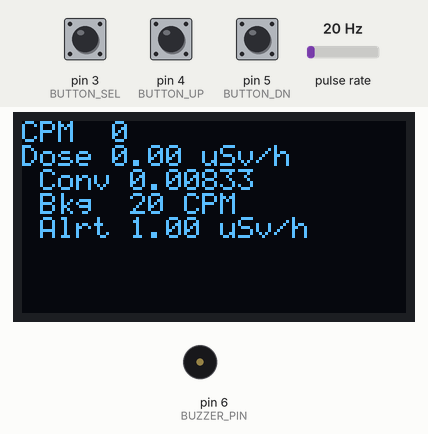
Recording of a sketch running on a simulated Arduino Uno, built with avr-gcc and run on an emulated ATmega328P. On the bench: 128×64 one-colour display, buzzer (waves = sounding). Wiring (inferred from the names in the program): pulse sensor: data pin 2. The inputs (shaded band) are chosen by the test bench; at power-on: pin 3 (BUTTON_SEL) HIGH, pin 4 (BUTTON_UP) HIGH, pin 5 (BUTTON_DN) HIGH, pulse rate 20 Hz.

Above: at 3.2 s.
3.3 s: pin 3 (BUTTON_SEL) pulled LOW for 1 s
At 5.6 s:
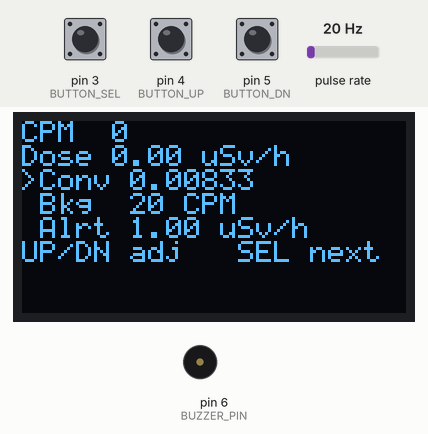
At 12.3 s:
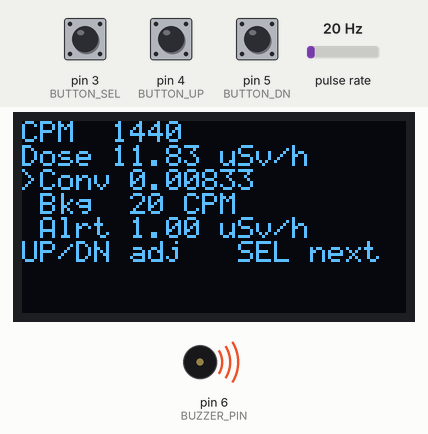
Timing chart, 0 to 13.5 s (numbered marks = the images above; inputs shaded):
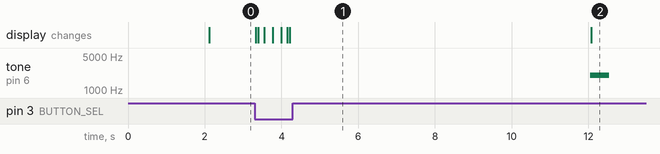

The sketch:

geiger_counter_improved_d7d8.ino
```cpp
/*
 * ไกเกอร์เคาน์เตอร์ LND712 — เวอร์ชันปรับปรุง สำหรับวงจรที่บัดกรีไปแล้ว
 *
 * *** ใช้ตัวนี้ถ้าบัดกรี HC-05 ไว้ที่ D7/D8 แล้ว ***
 * ไม่ต้องแก้สายสักเส้น จอกับบลูทูธทำงานพร้อมกันได้
 *
 * ไฟล์พี่น้องในโปรเจกต์:
 *   geiger_counter_manual/         ต้นฉบับถอดจากคู่มืออาจารย์ (ปิดบลูทูธไว้)
 *   geiger_counter_improved/       เวอร์ชันย้าย HC-05 ไป D0/D1 (ต้องแก้สาย)
 *   geiger_counter_improved_d7d8/  <-- ไฟล์นี้ คาสาย D7/D8 เดิม
 *
 * =============================================================
 * ทำไมต้องมีไฟล์นี้
 * =============================================================
 *
 * ปัญหาเดิม: เปิดบลูทูธแล้วจอดำสนิท คอมไพล์ผ่านแต่รันไม่ขึ้น
 *
 *   Adafruit_SSD1306::begin() ขอ framebuffer 1024 ไบต์ด้วย malloc ตอนรัน
 *   avr-libc กันพื้นที่ให้ stack อีก 128 ไบต์ (__malloc_margin)
 *   => ต้องมีแรมว่าง >= 1152 ไบต์ ตอนเรียก begin() ไม่งั้นค้าง for(;;)
 *
 *   ของเดิมเปิดบลูทูธแล้วเหลือ 1208 ไบต์ เกินมาแค่ 56 ไบต์ ไม่พอ
 *
 * ทางแก้มีสองทาง แล้วแต่ว่าแก้สายได้หรือไม่:
 *
 *   ทาง 1  ย้าย HC-05 ไป UART ฮาร์ดแวร์ D0/D1  -> คืนแรม 117 ไบต์
 *          ดูไฟล์ geiger_counter_improved/  ** ต้องแก้สาย **
 *
 *   ทาง 2  เปลี่ยนไลบรารีจอ ทุบ framebuffer 1024 ไบต์ทิ้ง  <-- ไฟล์นี้เลือกทางนี้
 *          ** ไม่ต้องแก้สาย ** SoftwareSerial อยู่ที่ D7/D8 ต่อไปได้
 *
 * framebuffer ใหญ่กว่า SoftwareSerial เกือบ 9 เท่า ทุบก้อนนี้จึงคุ้มกว่ามาก
 *
 * SSD1306Ascii เขียนตัวอักษรลงจอตรง ๆ ผ่าน I2C ทีละตัว **ไม่จองบัฟเฟอร์เลย**
 * แปลว่าไม่มี malloc ตอนรัน ปัญหา "จอไม่ขึ้นเพราะแรมไม่พอ" หายไปทั้งคลาส
 * ไม่ใช่แค่รอดหวุดหวิด แต่คือไม่มีทางเกิดได้อีก
 *
 * =============================================================
 * ผลลัพธ์ด้านแรม (วัดด้วย arduino-cli บอร์ด arduino:avr:uno)
 * =============================================================
 *
 *   ไลบรารีจอ            RAM เหลือ   flash   จอง framebuffer
 *   Adafruit_SSD1306       1208       66%     1024 ไบต์  <-- ตัวปัญหา
 *   U8g2 page buffer       1251       52%     ไม่จอง
 *   SSD1306Ascii           1572       42%     ไม่จอง     <-- ไฟล์นี้
 *
 *   ได้แรมคืน 364 ไบต์ และ flash ลดจาก 66% เหลือ 42%
 *
 * =============================================================
 * ต้องติดตั้งไลบรารีเพิ่ม 1 ตัวก่อนคอมไพล์
 * =============================================================
 *
 *   Arduino IDE -> Tools -> Manage Libraries -> ค้นหา "SSD1306Ascii"
 *   ของ Bill Greiman  (ทดสอบด้วยเวอร์ชัน 1.3.5)
 *
 *   ไลบรารี Adafruit_SSD1306 กับ Adafruit_GFX ไฟล์นี้ไม่ใช้แล้ว
 *   แต่ไม่ต้องถอนออก ไฟล์อื่นในโปรเจกต์ยังใช้อยู่
 *
 * =============================================================
 * การต่อสาย -- เหมือนเดิมทุกเส้น ไม่ต้องแก้อะไร
 * =============================================================
 *
 *   จอ OLED I2C  ->  A4 (SDA), A5 (SCL)
 *   พัลส์จากบอร์ด HV (CN1)  ->  D2
 *   ปุ่ม Select / Up / Down  ->  D3 / D4 / D5
 *   buzzer  ->  D6
 *   HC-05 TX -> D7 , HC-05 RX <- D8      ** คาเดิม ไม่ต้องย้าย **
 *
 * บอร์ด: Arduino Pro Mini 5V 16MHz หรือ Uno (ATmega328P เหมือนกัน ขาเหมือนกัน)
 *
 * =============================================================
 * ข้อจำกัดที่ยังเหลืออยู่ กับไฟล์นี้
 * =============================================================
 *
 * SoftwareSerial ปิด interrupt ขณะส่งข้อมูล พัลส์ที่เข้ามาช่วงนั้นจะไม่ถูกนับ
 * ส่งครั้งละราว 24 ไบต์ ที่ 9600 baud = ปิด interrupt ราว 25 ms
 * รอบส่งคือทุก 10 วินาที (SAMPLE_TIME) => พัลส์หายราว 0.25%
 *
 * ต่ำกว่าความคลาดเคลื่อนทางสถิติของการนับรังสีเองมาก ใช้งานจริงไม่ต้องกังวล
 * (ถ้าวันไหนลดรอบส่งเหลือทุก 1 วินาที ตัวเลขนี้จะขึ้นเป็นราว 2.5%
 *  ตอนนั้นค่อยพิจารณาย้ายไป UART ฮาร์ดแวร์ตามไฟล์ geiger_counter_improved/)
 */

#include <Wire.h>
#include <SSD1306Ascii.h>
#include <SSD1306AsciiWire.h>
#include <SoftwareSerial.h>

// =============================================================
// สวิตช์ตั้งค่า
// =============================================================

// 1 = พิมพ์ข้อความดีบัก (แรมว่าง ฯลฯ) ออกทาง USB
// 0 = ปิด ประหยัดแรมอีก 157 ไบต์  <-- ค่าปกติ
//
// บลูทูธอยู่บน SoftwareSerial แยกต่างหาก เปิดดีบักไม่กวนสตรีมบลูทูธ
#define DEBUG_SERIAL 0

// ขอบพัลส์ที่จะนับ -- คู่มือใช้ RISING
// ถ้าวัดขา CN1 แล้วพบว่าปกตินิ่งที่ 5V ต้องเปลี่ยนเป็น FALLING
#define PULSE_EDGE RISING

// ---------- ตั้งค่าหน้าจอ OLED ----------
#define OLED_ADDR 0x3C   // I2C address ของจอ SSD1306
SSD1306AsciiWire oled;

// ---------- กำหนดขาต่ออุปกรณ์ ----------
#define GEIGER_PIN 2    // ขาสัญญาณ Pulse จากโมดูล HV (interrupt 0)
#define BUTTON_SEL 3    // ปุ่ม Select (Enter / OK)
#define BUTTON_UP  4    // ปุ่ม เพิ่มค่า
#define BUTTON_DN  5    // ปุ่ม ลดค่า
#define BUZZER_PIN 6    // ขาควบคุมเสียงเตือน
#define BT_RX 7         // ขา RX ของ Arduino (ต่อกับ TX ของ HC-05)
#define BT_TX 8         // ขา TX ของ Arduino (ต่อกับ RX ของ HC-05)

SoftwareSerial bluetooth(BT_RX, BT_TX);   // RX, TX

// ---------- ค่าคงที่หลัก ----------
const unsigned long SAMPLE_TIME = 10000;              // เก็บตัวอย่างทุก 10 วินาที (ms)
const float MULTIPLIER = 60000.0 / SAMPLE_TIME;       // เปลี่ยน CPS เป็น CPM
const float DEFAULT_CONV_FACTOR = 0.00833;            // Conversion factor สำหรับ LND712
const float DEFAULT_BACKGROUND = 20.0;                // ค่ารังสีพื้นหลังเริ่มต้น (CPM)
const float DEFAULT_ALERT_THRESHOLD = 1.0;            // ค่าเตือนเริ่มต้น (uSv/h)

// ---------- ตัวแปรส่วนกลาง ----------
volatile unsigned long pulseCount = 0;   // จำนวนพัลส์ที่ตรวจจับได้
unsigned long lastSampleTime = 0;
float cpm = 0.0;
float doseRate = 0.0;

// ตัวแปรสำหรับการตั้งค่า
float convFactor = DEFAULT_CONV_FACTOR;
float background = DEFAULT_BACKGROUND;
float alertThreshold = DEFAULT_ALERT_THRESHOLD;

// สถานะเมนู
int menuMode = 0;   // 0 = หน้าหลัก, 1 = แก้ไข Conversion Factor,
                    // 2 = แก้ไข Background, 3 = แก้ไข Alert Threshold
int lastMenuMode = -1;   // ใช้ตรวจว่าเมนูเปลี่ยน เพื่อวาดใหม่ทันทีไม่ต้องรอครบรอบ

// แยกตัวจับเวลา debounce ให้แต่ละปุ่ม ของเดิมใช้ตัวเดียวร่วมกันทั้งสามปุ่ม
// ทำให้กด Select แล้วรีบกด Up ไม่ติด ต้องรอ 200 ms
// เรียงตามปุ่ม: [0] = SEL, [1] = UP, [2] = DN
unsigned long lastButtonTime[3] = {0, 0, 0};
const unsigned long debounceDelay = 200;   // กันการกระเด้งของปุ่ม (ms)

// ตัวแปรสำหรับการเตือน
bool alertActive = false;
const unsigned long alertDuration = 500;   // เสียงดัง 0.5 วินาที

#if DEBUG_SERIAL
// -------------------------------------------------------------
// คืนค่าจำนวนไบต์ว่างระหว่าง heap กับ stack ณ ขณะนั้น
// ไฟล์นี้ไม่มี malloc แล้ว ตัวเลขจึงควรนิ่งตลอด ไม่ลดลงเรื่อย ๆ
// -------------------------------------------------------------
int freeRam() {
  extern int __heap_start, *__brkval;
  int v;
  return (int) &v - (__brkval == 0 ? (int) &__heap_start : (int) __brkval);
}
#endif

// -------------------------------------------------------------
// ฟังก์ชัน Interrupt: ทำงานทุกครั้งที่เกิดพัลส์จากหลอดไกเกอร์
// -------------------------------------------------------------
void countPulse() {
  pulseCount++;
}

// -------------------------------------------------------------
// อ่านสถานะปุ่ม (พร้อม debounce แยกรายปุ่ม)
// slot = ช่องเก็บเวลาของปุ่มนั้น 0..2
// -------------------------------------------------------------
int readButton(int pin, int slot) {
  if (digitalRead(pin) == LOW) {   // ปุ่มต่อแบบ Active Low (กด = LOW)
    if ((millis() - lastButtonTime[slot]) > debounceDelay) {
      lastButtonTime[slot] = millis();
      return 1;
    }
  }
  return 0;
}

// -------------------------------------------------------------
// ส่งเสียงเตือนเมื่อรังสีเกินค่า Alert Threshold
// -------------------------------------------------------------
void triggerAlert() {
  if (!alertActive) {
    alertActive = true;
    tone(BUZZER_PIN, 2000, alertDuration);   // เสียง 2000Hz นาน 0.5 วินาที
  }
}

// -------------------------------------------------------------
// อัปเดตหน้าจอ OLED แสดงค่า CPM, uSv/h และสถานะ
//
// SSD1306Ascii ไม่มีบัฟเฟอร์ จึงเขียนทับทีละบรรทัดแล้วลบส่วนที่เหลือ
// ด้วย clearToEOL() แทนการ clear() ทั้งจอ ไม่งั้นจอจะกะพริบทุกครั้งที่อัปเดต
// -------------------------------------------------------------
void updateDisplay() {
  // จอ 128x64 กับฟอนต์ System5x7 ได้ 8 แถว ของเดิมใช้แถว 0,1,2,4,6
  // เว้นแถว 3 กับ 5 ทิ้งเป็นช่องว่างกลางจอ แล้วยังเหลือแถว 7 ไม่ได้ใช้
  // เรียงใหม่ให้ติดกันตั้งแต่แถว 0 จะได้ที่ว่างพอใส่ค่า Background
  // ซึ่งเดิมปรับได้ในเมนูแต่ไม่เคยโผล่บนจอ กดปรับแล้วไม่เห็นอะไรขยับ
  //
  // เครื่องหมาย '>' หน้าบรรทัดชี้ว่ากำลังแก้ค่าไหนอยู่ ทำให้ไม่ต้องมี
  // บรรทัดบอกชื่อเมนูแยกอีกบรรทัด ประหยัดพื้นที่และอ่านง่ายกว่า

  oled.setCursor(0, 0);
  oled.print(F("CPM  "));
  oled.print(cpm, 0);
  oled.clearToEOL();

  oled.setCursor(0, 1);
  oled.print(F("Dose "));
  oled.print(doseRate, 2);
  oled.print(F(" uSv/h"));
  oled.clearToEOL();

  // สามบรรทัดนี้คือค่าที่ปรับได้ เรียงตามลำดับเมนู 1-2-3
  printSetting(2, 1, F("Conv "), convFactor, 5, NULL);
  printSetting(3, 2, F("Bkg  "), background, 0, F(" CPM"));
  printSetting(4, 3, F("Alrt "), alertThreshold, 2, F(" uSv/h"));

  oled.setCursor(0, 5);
  if (menuMode != 0) {
    oled.print(F("UP/DN adj   SEL next"));
  }
  oled.clearToEOL();
}

// วาดหนึ่งบรรทัดของค่าที่ปรับได้ พร้อมเครื่องหมายชี้ว่ากำลังแก้ค่านี้อยู่
// รวมไว้ที่เดียวกันเพื่อให้ทั้งสามบรรทัดเรียงคอลัมน์ตรงกันเสมอ
void printSetting(uint8_t row, int ownerMode, const __FlashStringHelper *label,
                  float value, uint8_t decimals, const __FlashStringHelper *unit) {
  oled.setCursor(0, row);
  oled.print(menuMode == ownerMode ? '>' : ' ');
  oled.print(label);
  oled.print(value, decimals);
  if (unit) oled.print(unit);
  oled.clearToEOL();
}

// -------------------------------------------------------------
// ส่งข้อมูลทางบลูทูธไปยังสมาร์ทโฟน
// รูปแบบ: cpm=123;uSv/h=1.03
//
// ใช้ dtostrf แปลง float เป็นข้อความก่อน
// เพราะ %f ของ snprintf ใช้ไม่ได้บน Arduino AVR (ได้ ? แทนตัวเลข)
// ของเดิมในคู่มือใช้ %f จึงส่งออกมาเป็น cpm=?;uSv/h=? มาตลอด
// -------------------------------------------------------------
void sendBluetoothData() {
  char bufCpm[12];
  char bufDose[12];
  dtostrf(cpm, 0, 0, bufCpm);        // ทศนิยม 0 ตำแหน่ง
  dtostrf(doseRate, 0, 2, bufDose);  // ทศนิยม 2 ตำแหน่ง

  // ข้อความยาวสุดราว 24 ตัวอักษร buffer 32 พอเหลือเฟือ
  char buffer[32];
  snprintf(buffer, sizeof(buffer), "cpm=%s;uSv/h=%s\n", bufCpm, bufDose);
  bluetooth.print(buffer);
}

// -------------------------------------------------------------
// จัดการเมนูการตั้งค่าผ่านปุ่มกด
// -------------------------------------------------------------
void handleMenu() {
  if (readButton(BUTTON_SEL, 0)) {
    // กดปุ่ม Select: เปลี่ยนโหมดเมนู (วนกลับ)
    menuMode = (menuMode + 1) % 4;
  }

  // ถ้าอยู่ในโหมดเมนู (menuMode != 0) ให้ปรับค่าด้วยปุ่ม Up/Down
  if (menuMode == 1) {
    if (readButton(BUTTON_UP, 1)) convFactor += 0.0001;
    if (readButton(BUTTON_DN, 2) && convFactor > 0) convFactor -= 0.0001;
  }
  else if (menuMode == 2) {
    if (readButton(BUTTON_UP, 1)) background += 1.0;
    if (readButton(BUTTON_DN, 2) && background > 0) background -= 1.0;
  }
  else if (menuMode == 3) {
    if (readButton(BUTTON_UP, 1)) alertThreshold += 0.1;
    if (readButton(BUTTON_DN, 2) && alertThreshold > 0) alertThreshold -= 0.1;
  }
}

// -------------------------------------------------------------
// setup() ทำงานครั้งแรกเมื่อเริ่มต้น
// -------------------------------------------------------------
void setup() {
  bluetooth.begin(9600);    // HC-05 ค่าเริ่มต้นจากโรงงานคือ 9600 baud

#if DEBUG_SERIAL
  Serial.begin(9600);
  Serial.print(F("Free RAM at boot: "));
  Serial.println(freeRam());
#endif

  // เริ่มต้นจอ OLED
  // ไม่มีการ malloc จึงไม่มีค่าที่ต้องเช็คว่าล้มเหลว ต่างจาก Adafruit_SSD1306
  Wire.begin();
  Wire.setClock(400000L);              // I2C ความเร็วสูง ทำให้วาดจอไหลลื่นขึ้น
  oled.begin(&Adafruit128x64, OLED_ADDR);
  oled.setFont(System5x7);
  oled.clear();

  // ตั้งค่าขา
  pinMode(GEIGER_PIN, INPUT);
  pinMode(BUTTON_SEL, INPUT_PULLUP);
  pinMode(BUTTON_UP, INPUT_PULLUP);
  pinMode(BUTTON_DN, INPUT_PULLUP);
  pinMode(BUZZER_PIN, OUTPUT);

  // เปิดใช้งาน Interrupt สำหรับขา D2 (ขา 2 = interrupt 0)
  attachInterrupt(digitalPinToInterrupt(GEIGER_PIN), countPulse, PULSE_EDGE);

  // แสดงข้อความเริ่มต้น
  oled.setCursor(0, 0);
  oled.println(F("Geiger Counter"));
  oled.println(F("LND712 Ready"));
  delay(2000);
  oled.clear();

  lastSampleTime = millis();
}

// -------------------------------------------------------------
// loop() ทำงานวนซ้ำตลอดเวลา
// -------------------------------------------------------------
void loop() {
  // จัดการเมนูและปุ่มกด
  handleMenu();

  // ถ้าเพิ่งกดเปลี่ยนเมนู ให้วาดจอใหม่ทันที ไม่ต้องรอครบ 10 วินาที
  // ของเดิมกดปุ่มแล้วจอนิ่ง เหมือนปุ่มเสีย ทั้งที่ค่าเปลี่ยนไปแล้ว
  if (menuMode != lastMenuMode) {
    lastMenuMode = menuMode;
    updateDisplay();
  }

  // ทุก ๆ SAMPLE_TIME (10 วินาที) ให้คำนวณ CPM, Dose Rate และแสดงผล
  if (millis() - lastSampleTime >= SAMPLE_TIME) {
    // ปิด Interrupt ชั่วคราวขณะอ่านค่า pulseCount
    noInterrupts();
    unsigned long counts = pulseCount;
    pulseCount = 0;
    interrupts();

    // คำนวณ CPM และ Dose Rate
    cpm = counts * MULTIPLIER;
    float adjustedCPM = cpm - background;
    if (adjustedCPM < 0) adjustedCPM = 0;
    doseRate = adjustedCPM * convFactor;

    // ตรวจสอบการเตือน
    if (doseRate >= alertThreshold) {
      triggerAlert();
    } else {
      alertActive = false;
    }

    updateDisplay();
    sendBluetoothData();

    lastSampleTime = millis();
  }

  // วนลูปเล็กน้อยเพื่อให้ปุ่มทำงานได้ทันที
  delay(10);
}
```

Measured:
- after the input at 3.3 s, the display: first changes at once (image 1 shows a later state)
